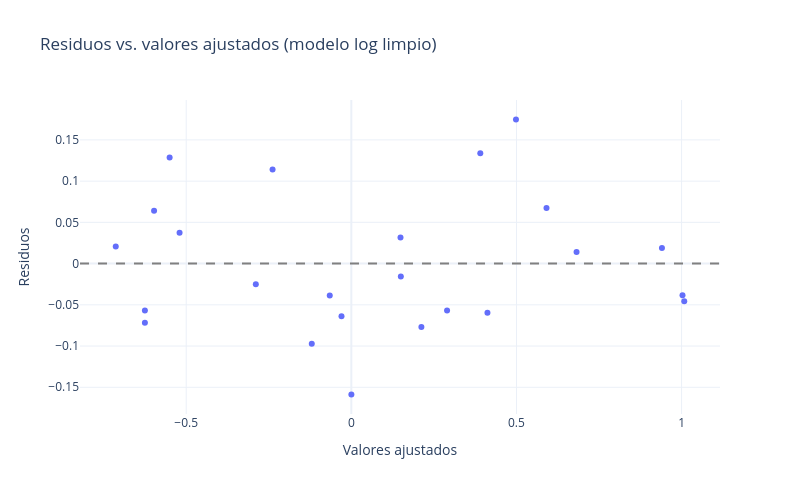

The code cell stored with this chart in its notebook:
### Code cell
# h) Outlier analysis (Cookʼs distance) & refit
influence = model_log.get_influence()
cooks = influence.cooks_distance[0]
outlier_idx = np.argmax(cooks)
jet_log_clean = jet_log.drop(index=outlier_idx).reset_index(drop=True)
X_log_c = sm.add_constant(jet_log_clean[['x1_log','x2_log','x3_log','x4_log']])
model_log_c = sm.OLS(jet_log_clean['y_log'], X_log_c).fit()
print(f'\nRemoved outlier (index {outlier_idx}, Cookʼs D = {cooks[outlier_idx]:.3f})')
print('=== Log‑transformed model (clean) ===')
print(model_log_c.summary())


# Diagnostics after cleaning
plt.figure()
plt.scatter(model_log_c.fittedvalues, model_log_c.resid)
plt.axhline(0, linestyle='--')
plt.xlabel('Valores ajustados')
plt.ylabel('Residuos')
plt.title('Residuos vs. valores ajustados (modelo log limpio)')
plt.tight_layout()

plt.show()

# Diagnostics after cleaning (Plotly)
resid_df_clean = pd.DataFrame({
    "Valores ajustados": model_log_c.fittedvalues,
    "Residuos": model_log_c.resid
})

fig = px.scatter(
    resid_df_clean,
    x="Valores ajustados",
    y="Residuos",
    title="Residuos vs. valores ajustados (modelo log limpio)",
    template="plotly_white",
    width=PLOT_WIDTH,
    height=PLOT_HEIGHT
)
fig.add_hline(y=0, line_dash="dash", line_color="gray")
fig.show()

### Figure 1 — Plotly figure (JSON) as saved in the notebook; plotly's stock layout.template omitted (floating-point values rounded to 4 significant figures)
{"data": [{"hovertemplate": "Valores ajustados=%{x}<br>Residuos=%{y}<extra></extra>", "legendgroup": "", "marker": {"color": "#636efa", "symbol": "circle"}, "mode": "markers", "name": "", "orientation": "v", "showlegend": false, "type": "scatter", "x": [-0.06534, 0.2898, -0.7133, -0.02977, 0.4985, -0.1197, 0.9405, 1.003, 0.2122, 0.591, -0.5972, 0.4122, 1.008, 0.0001682, -0.5501, -0.2892, 0.3905, -0.625, -0.625, -0.5201, 0.6819, 0.1499, 0.1488, -0.2385], "xaxis": "x", "y": [-0.03868, -0.05683, 0.0208, -0.0639, 0.1748, -0.09708, 0.01887, -0.03849, -0.07703, 0.06744, 0.0641, -0.05959, -0.04582, -0.1588, 0.1288, -0.02506, 0.1339, -0.05691, -0.07177, 0.03726, 0.01411, -0.01573, 0.03156, 0.1141], "yaxis": "y"}], "layout": {"height": 494.4, "legend": {"tracegroupgap": 0}, "shapes": [{"line": {"color": "gray", "dash": "dash"}, "type": "line", "x0": 0, "x1": 1, "xref": "x domain", "y0": 0, "y1": 0, "yref": "y"}], "title": {"text": "Residuos vs. valores ajustados (modelo log limpio)"}, "width": 800, "xaxis": {"anchor": "y", "domain": [0, 1], "title": {"text": "Valores ajustados"}}, "yaxis": {"anchor": "x", "domain": [0, 1], "title": {"text": "Residuos"}}}}
